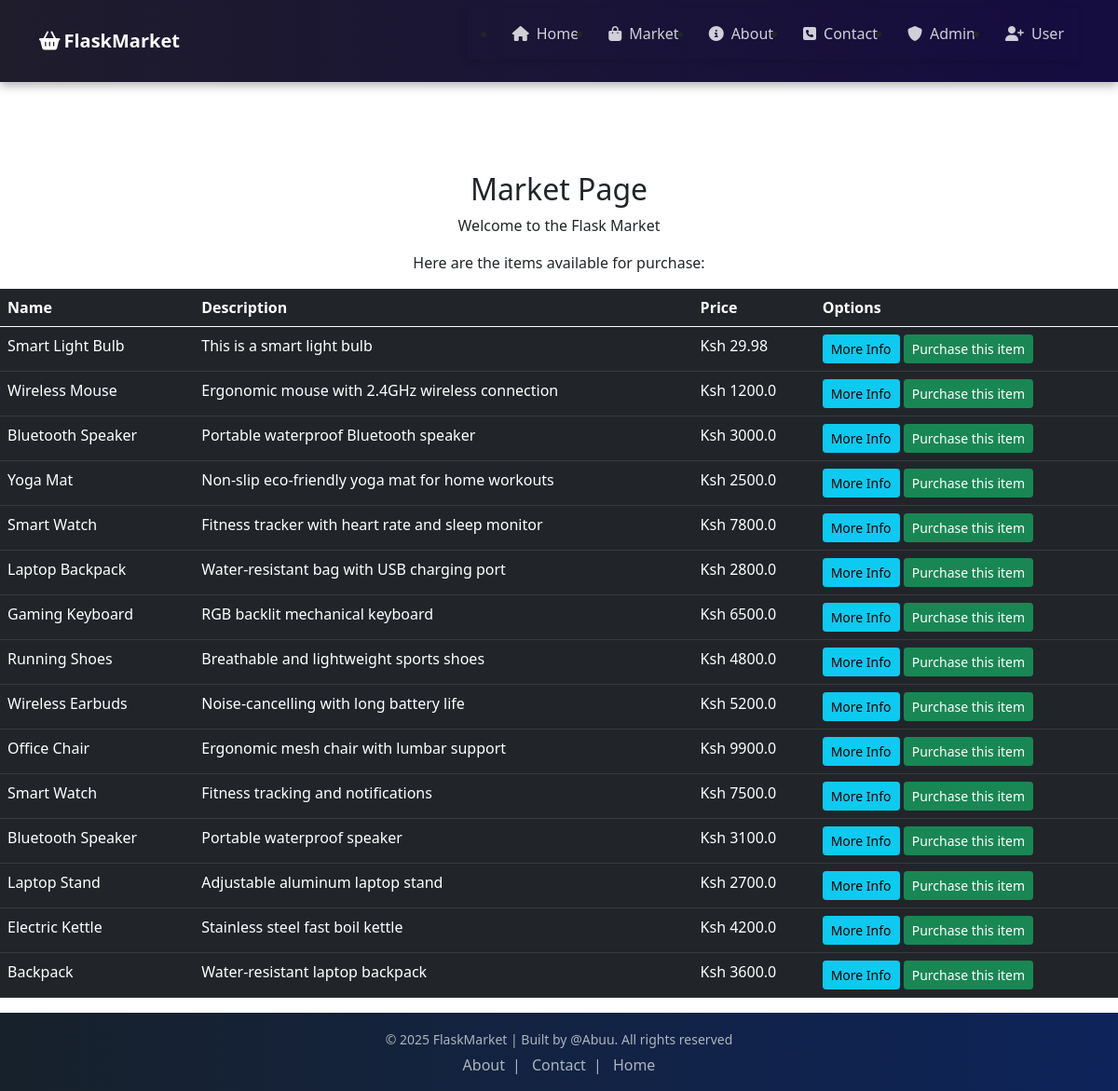
/market, run on the app's committed database.
### admins/models.py (models this page shows, shortened)
class Items(db.Model):
    __tablename__ = 'items'
    item_id = db.Column(db.String(), nullable=False, primary_key=True)
    name = db.Column(db.String(length=30), nullable=False)
    price = db.Column(db.Float(), nullable=False)
    discount = db.Column(db.Float(), nullable=True)
    barcode = db.Column(db.String(length=12), nullable=False, unique=True)
    description = db.Column(db.String(length=1024), nullable=False, unique=True)
    category = db.Column(db.String(length=30), nullable=True)
    quantity = db.Column(db.Integer(), nullable=False)
    image_url = db.Column(db.String(200), nullable=True)
    added_by = db.Column(db.String(length=6), db.ForeignKey('admins.admin_id'), nullable=False)
    date_added = db.Column(db.DateTime(timezone=True), nullable=False, default=lambda: datetime.now(ZoneInfo("Africa/Nairobi")))
    admin = db.relationship('Admins', backref="items_added")

### main/routes.py (the view)
@main_bp.route('/market')
def market_page():
    items = Items.query.all()
    return  render_template('market.html', items=items)

### main/routes.py (called while the page is built)
@main_bp.context_processor
def inject_now():
    eat = ZoneInfo("Africa/Nairobi")
    return {'now': datetime.now(tz=eat)}

### main/templates/market.html (shortened to what this page needs)
{% extends "base.html" %}
{% block content %}
    <h2 class="text-center mt-5 pt-5">Market Page</h2>
    <p class="text-center">Welcome to the Flask Market</p>
    <p class="text-center">Here are the items available for purchase:</p>
    <table class="table table-hover table-dark">
        <thead>
            <tr>
                <th scope="col">Name</th>
                <th scope="col">Description</th>
                <th scope="col">Price</th>
                <th scope="col">Options</th>
                </tr>
        </thead>
        <tbody>
             {% for item in items%}
                <tr>
                    <td>{{ item.name}}</td>
                    <td>{{ item.description}}</td>
                    <td>Ksh {{ item.price}}</td>
                    <td>
                        <button class="btn btn-outline btn-info btn-sm">More Info</button>
                        <button class="btn btn-outline btn-success btn-sm">Purchase this item</button>
                    </td>
                </tr>
             {% endfor %}
        </tbody>
    </table>
{% endblock %}

### data on the page
Items: name "Smart Light Bulb", description "This is a smart light bulb", price "29.98"
Items: name "Wireless Mouse", description "Ergonomic mouse with 2.4GHz wireless connection", price "1200.0"
Items: name "Bluetooth Speaker", description "Portable waterproof Bluetooth speaker", price "3000.0"
Items: name "Yoga Mat", description "Non-slip eco-friendly yoga mat for home workouts", price "2500.0"
Items: name "Smart Watch", description "Fitness tracker with heart rate and sleep monitor", price "7800.0"
Items: name "Laptop Backpack", description "Water-resistant bag with USB charging port", price "2800.0"
Items: name "Gaming Keyboard", description "RGB backlit mechanical keyboard", price "6500.0"
Items: name "Running Shoes", description "Breathable and lightweight sports shoes", price "4800.0"
Items: name "Wireless Earbuds", description "Noise-cancelling with long battery life", price "5200.0"
Items: name "Office Chair", description "Ergonomic mesh chair with lumbar support", price "9900.0"
Items: name "Smart Watch", description "Fitness tracking and notifications", price "7500.0"
Items: name "Bluetooth Speaker", description "Portable waterproof speaker", price "3100.0"
Items: name "Laptop Stand", description "Adjustable aluminum laptop stand", price "2700.0"
Items: name "Electric Kettle", description "Stainless steel fast boil kettle", price "4200.0"
Items: name "Backpack", description "Water-resistant laptop backpack", price "3600.0"
